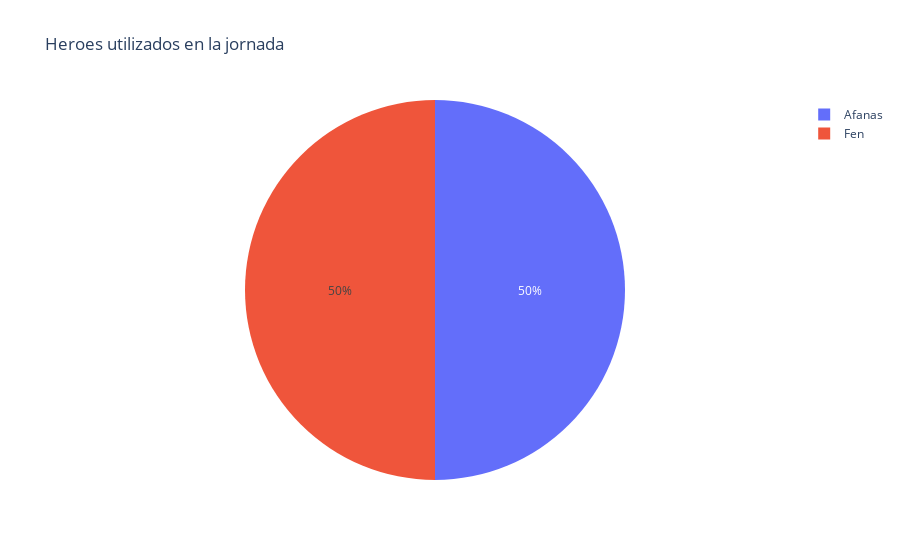

The notebook cell this image was saved under:
### Code cell
import plotly.express as px

# Gráfico de torta
fig = px.pie(uso_heroes, names="heroe", values="uso", title="Heroes utilizados en la jornada")
fig.show()

### Figure 1 — Plotly figure (JSON) as saved in the notebook; plotly's stock layout.template omitted (floating-point values rounded to 4 significant figures)
{"data": [{"domain": {"x": [0, 1], "y": [0, 1]}, "hovertemplate": "heroe=%{label}<br>uso=%{value}<extra></extra>", "labels": ["Afanas", "Fen"], "legendgroup": "", "name": "", "showlegend": true, "type": "pie", "values": [2, 2]}], "layout": {"legend": {"tracegroupgap": 0}, "title": {"text": "Heroes utilizados en la jornada"}}}
